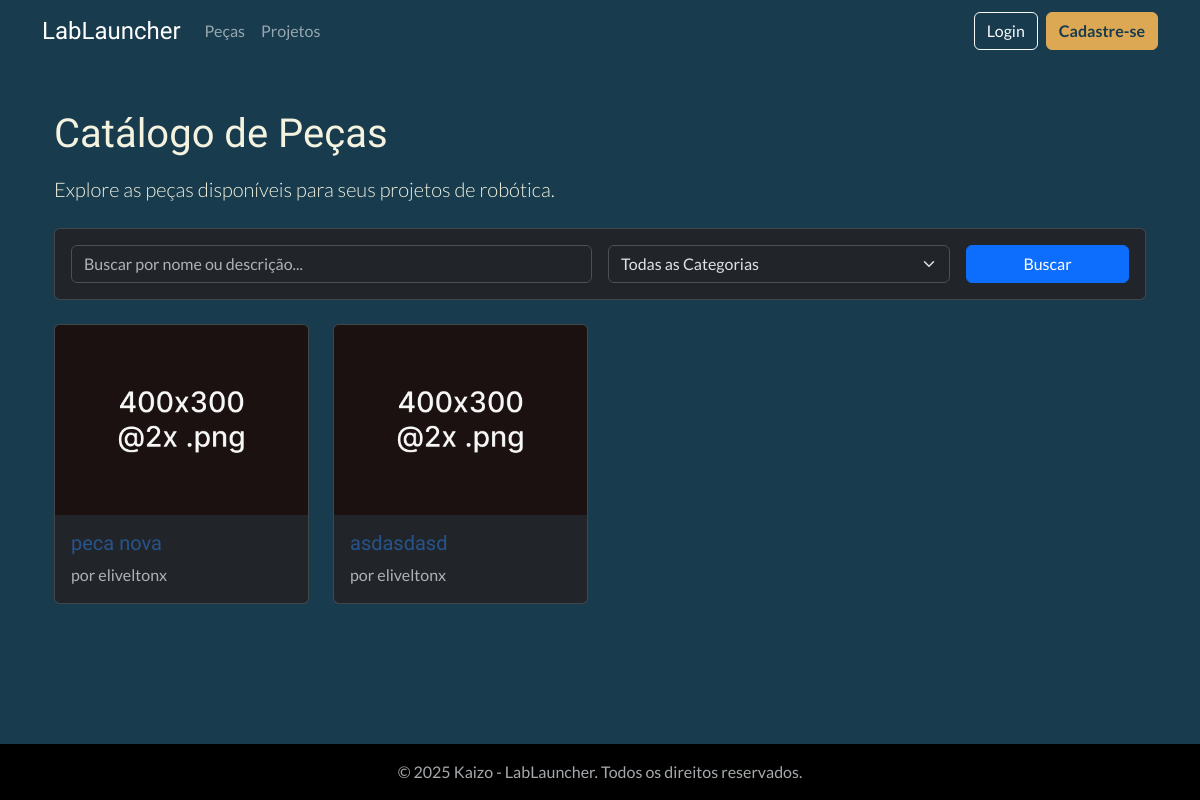
The page /catalog/parts/ on the database its author committed.
### catalog/models.py (models this page shows, shortened)
class Part(models.Model):
    STATUS_CHOICES = (('in_review', 'Em Revisão'), ('approved', 'Aprovado'), ('rejected', 'Rejeitado'))
    name = models.CharField(max_length=200, verbose_name='Nome da Peça')
    description = models.TextField(verbose_name='Descrição')
    category = models.ForeignKey(Category, on_delete=models.SET_NULL, null=True, verbose_name='Categoria')
    author = models.ForeignKey(settings.AUTH_USER_MODEL, on_delete=models.SET_NULL, null=True, verbose_name='Autor')
    stl_file = models.FileField(upload_to='parts_stl/', storage=storage_para_usar, verbose_name='Arquivo STL')
    status = models.CharField(max_length=10, choices=STATUS_CHOICES, default='in_review', verbose_name='Status')
    created_at = models.DateTimeField(auto_now_add=True, verbose_name='Data de Criação')
    updated_at = models.DateTimeField(auto_now=True, verbose_name='Última Atualização')
    class Meta:
        verbose_name = 'Peça'
        verbose_name_plural = 'Peças'
        ordering = ['-created_at']

### users/models.py (models this page shows, shortened)
class CustomUser(AbstractUser):
    profile_picture = models.ImageField(
        upload_to='profile_pics/',
        null=True,
        blank=True,
        verbose_name='Foto do Perfil'
    )
    is_approved = models.BooleanField(
        default=False,
        verbose_name='Aprovado pela Curadoria',
        help_text='Indica se o usuário foi aprovado para acessar o conteúdo.'
    )
    groups = models.ManyToManyField(
        Group,
        verbose_name='groups',
        blank=True,
        help_text='The groups this user belongs to. A user will get all permissions granted to each of their groups.',
        related_name="customuser_set", # Nome único para o acesso reverso
        related_query_name="user",
    )
    user_permissions = models.ManyToManyField(
        Permission,
        verbose_name='user permissions',
        blank=True,
        help_text='Specific permissions for this user.',
        related_name="customuser_set", # Nome único para o acesso reverso
        related_query_name="user",
    )

### catalog/views.py (the view)
# urls.py: path('parts/', PartListView.as_view(), name='part-list'),
class PartListView(ListView):
    model = Part
    template_name = 'catalog/part_list.html'
    context_object_name = 'parts'
    paginate_by = 10
    def get_queryset(self):
        queryset = super().get_queryset().filter(status='approved')
        search_query = self.request.GET.get('q')
        category_query = self.request.GET.get('category')
        if search_query:
            queryset = queryset.filter(
                Q(name__icontains=search_query) |
                Q(description__icontains=search_query)
            )
        if category_query:
            queryset = queryset.filter(category__id=category_query)
        return queryset.order_by('-created_at')
    def get_context_data(self, **kwargs):
        context = super().get_context_data(**kwargs)
        context['categories'] = Category.objects.all()
        return context

### catalog/templates/catalog/part_list.html (shortened to what this page needs)
{% extends "base.html" %}
{% load static %}
{% block content %}
<div class="container mt-4">
    <h1 class="mb-3">Catálogo de Peças</h1>
    <p class="lead mb-4">Explore as peças disponíveis para seus projetos de robótica.</p>
    <div class="card bg-dark mb-4">
        <div class="card-body">
            <form method="get" action="{% url 'catalog:part-list' %}" class="row g-3 align-items-center">
                <div class="col-md-6">
                    <input type="text" name="q" class="form-control" placeholder="Buscar por nome ou descrição..." value="{{ request.GET.q }}">
                </div>
                <div class="col-md-4">
                    <select name="category" class="form-select">
                        <option value="">Todas as Categorias</option>
                    </select>
                </div>
                <div class="col-md-2">
                    <button type="submit" class="btn btn-primary w-100">Buscar</button>
                </div>
            </form>
        </div>
    </div>
    <div class="row row-cols-1 row-cols-sm-2 row-cols-md-3 row-cols-lg-4 g-4">
        {% for part in parts %}
        <div class="col">
            <div class="card h-100 text-bg-dark">
                <img src= "{% static 'images/placeholder.png' %}" class="card-img-top" alt="{{ part.name }}">
                <div class="card-body d-flex flex-column">
                    <h5 class="card-title">
                        <a href="{% url 'catalog:part-detail' part.pk %}" class="stretched-link">{{ part.name }}</a>
                    </h5>
                    <p class="card-text text-muted">por {{ part.author.username }}</p>
                </div>
            </div>
        </div>
        {% empty %}
            <div class="col">
                <p>Nenhuma peça encontrada com os critérios atuais.</p>
            </div>
        {% endfor %}
    </div>
    {% load query_transforms %}
</div>
{% endblock %}

### static/css/custom.css (style rules this page uses)
body { background-color: #183b4e; color: #f3f3e0; font-family: 'Lato', sans-serif; }
h1, h2, h3, h4, h5, h6 { font-family: 'Exo 2', sans-serif; color: #f3f3e0; }
a { color: #27548a; text-decoration: none; }

### rows shown on the page
Part: name "peca nova", author.username "eliveltonx"
Part: name "asdasdasd", author.username "eliveltonx"
